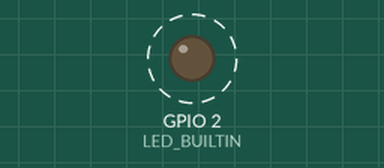
Recording of a program running on a simulated ESP8266 (NodeMCU). Shown: output pins drawn as LEDs (lit = HIGH, except the on-board LED, lit = LOW). Dashed ring = blinking. What the program prints to the serial monitor is not drawn.

Above: at 0.5 s.
Timing chart, 0 to 4.6 s (numbered marks = the images above):
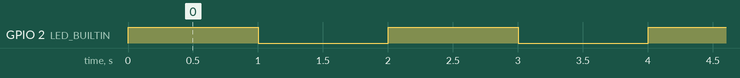

Measured:
- by itself, GPIO 2 (LED_BUILTIN): alternates HIGH for 1.0 s and LOW for 1.0 s

The program:

main.cpp
```cpp
#include <Arduino.h>

/*
  Simple Blink sketch
  simple-blink.cpp
  Use for PlatformIO demo

  From original Arduino Blink Sketch
  https://www.arduino.cc/en/Tutorial/Blink

  DroneBot Workshop 2021
  https://dronebotworkshop.com
*/

// Set LED_BUILTIN if undefined or not pin 13
#define LED_BUILTIN 2

void setup()
{
 Serial.begin(19200);
 Serial.println("Start");
   // Initialize LED pin as an output.
  pinMode(LED_BUILTIN, OUTPUT);
}

void loop()
{
  // Set the LED HIGH
  digitalWrite(LED_BUILTIN, HIGH);
  Serial.println("The LED is Off!");
  // Wait for a second
  delay(1000);

  // Set the LED LOW
  digitalWrite(LED_BUILTIN, LOW);
  Serial.println("The LED is On!");
   // Wait for a second
  delay(1000);
}
```
